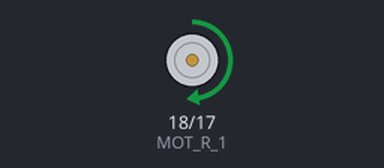
This program was run on a simulated Raspberry Pi (BCM pin numbers). On the bench: motor-driver pin pairs drawn as motors (green arrow = first pin HIGH = forward, orange = second pin HIGH = backward, longer = more drive). At 5.0 s the program stops and its outputs stay as they are.

Above: at 0.1 s.
At 5.1 s:
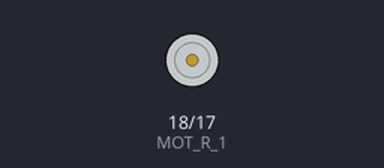
Timing chart, 0 to 6.5 s (numbered marks = the images above):
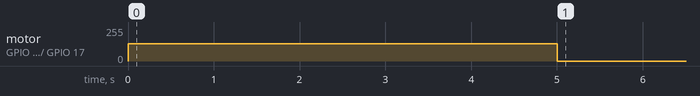

Measured:
- by itself, motor on GPIO 18 (MOT_R_1) / GPIO 17 (MOT_R_2): stopped → forward 128/255 at 0.00 s, → stopped 5.0 s later

The program:

motor_drive.py
```python
import pigpio #pigpio（RaspiのGPIOを使うためのライブラリ）を使う
from time import sleep #sleepを使う
MOT_R_1 = 18 #GPIO18をMOT_R_1と命名
MOT_R_2 = 17 #GPIO17をMOT_R_2と命名
pi = pigpio.pi()
pi.set_mode(MOT_R_1, pigpio.OUTPUT) #MOT_R_1を出力指定
pi.set_mode(MOT_R_2, pigpio.OUTPUT) #MOT_R_2を出力指定
pi.set_PWM_frequency(MOT_R_1, 60) #MOT_R_1に60HzでPWM出力
pi.set_PWM_frequency(MOT_R_2, 60) #MOT_R_2に60HzでPWM出力
pi.set_PWM_range(MOT_R_1, 100) #デューティのレンジ設定
pi.set_PWM_range(MOT_R_2, 100)
pi.set_PWM_dutycycle(MOT_R_1, 50) #MOT_R_1:50/100
pi.set_PWM_dutycycle(MOT_R_2, 0) #MOT_R_2:0/100
sleep(5) #5秒待つ
pi.set_PWM_dutycycle(MOT_R_1, 0) #MOT_R_1:0/100
pi.set_PWM_dutycycle(MOT_R_2, 0) #MOT_R_2:0/100   pi.stop()
```
